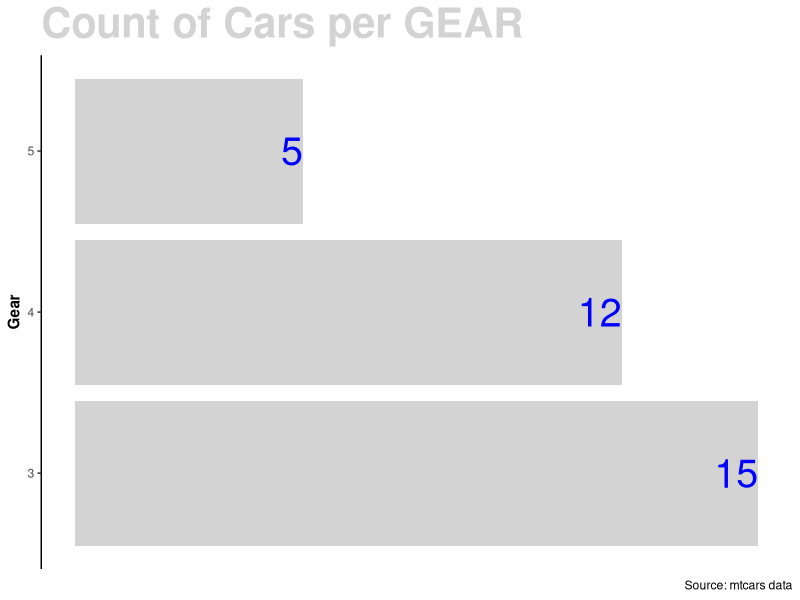
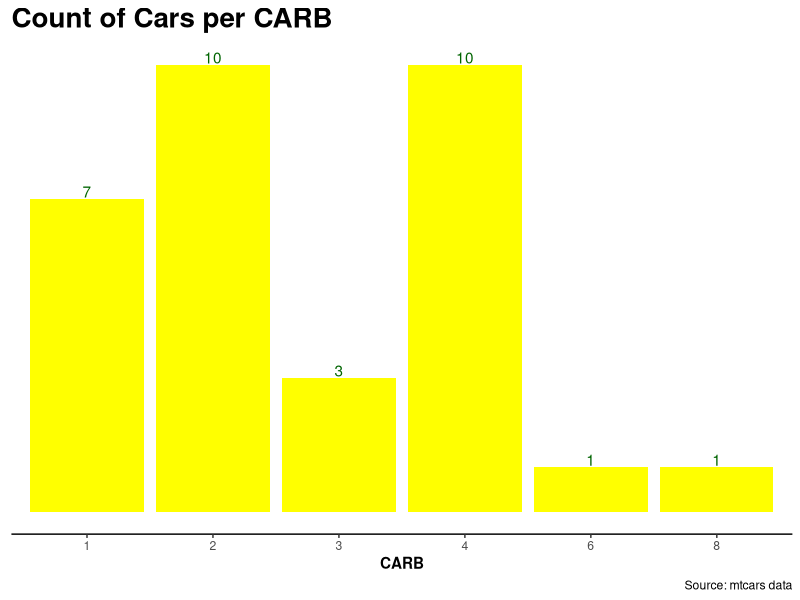
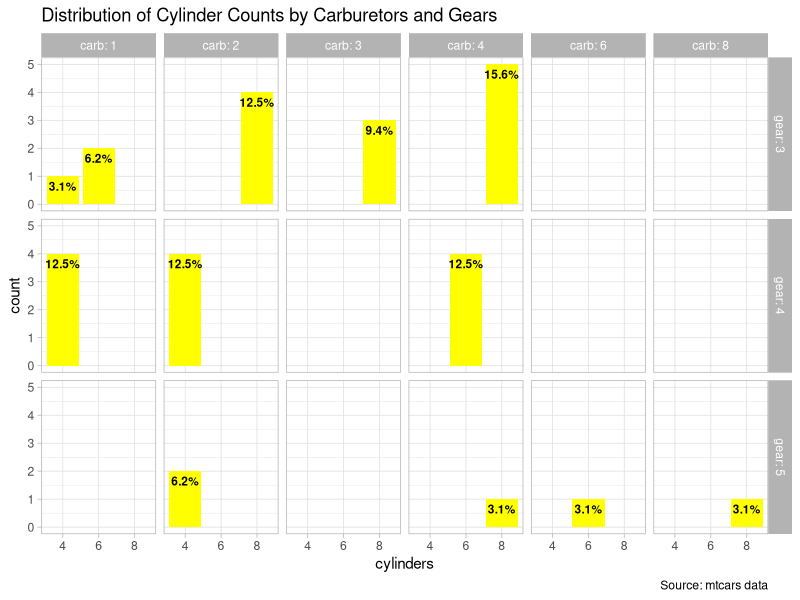

Write R code to recreate these figures, in order.

# clean memory ------------------------------------------------------------
rm(list = ls())


# read in data ------------------------------------------------------------
#set working directory

filename=mtcars
mydata= filename


# see data ----------------------------------------------------------


head(mydata)


# see data types ----------------------------------------------------------

str(mydata)


# plot 1 ----------------------------------------------------------
library(ggplot2)

base = ggplot(data = mydata) 
plot1 = base + 
  aes(x = gear) + 
  geom_bar(fill = "lightgrey") + 
  geom_text(aes(label = ..count..), stat = "count", colour = "blue", size = 10, hjust = 1) +
  coord_flip() +
  labs(
    title = "Count of Cars per GEAR",
    caption = "Source: mtcars data",
    x ="Gear") +
  theme_classic() +
  theme(plot.title = element_text(size = 30, colour = "lightgrey", face = "bold"),
    axis.title.x = element_blank(),
          axis.line.x = element_blank(),
          axis.text.x = element_blank(),
          axis.ticks.x = element_blank(),
          axis.title.y = element_text(face = "bold"))
plot1




# save Draft ----------------------------------------------------------
saveRDS(plot1, file = "plot1.rds")


# plot 2 ----------------------------------------------------------

plot2 = base + 
  aes(x = factor(carb)) + 
  geom_bar(fill = "yellow") +
  geom_text(aes(label= ..count..), stat="count", colour = "darkgreen", vjust=-0.1) +
  labs(
    title = "Count of Cars per CARB",
    caption = "Source: mtcars data",
    x='CARB') +
  theme_classic() +
  theme(plot.title = element_text(size = 20, colour = "black", face = "bold"),
        axis.title.y = element_blank(),
        axis.line.y = element_blank(),
        axis.text.y = element_blank(),
        axis.ticks.y = element_blank(),
        axis.title.x = element_text(face = "bold"))

plot2


# save plot2 ----------------------------------------------------------
saveRDS(plot2, file = "plot2.rds")


# plot 3 ----------------------------------------------------------



plot3 = base + 
  aes(x = factor(cyl)) + 
  geom_bar(fill = "yellow") +
  geom_text(aes(label = scales::percent(..count.. / 32)),
            stat = "count", size = 3, fontface = "bold", vjust = 1.6) +
  facet_grid(gear~carb,labeller = label_both) +
  labs(
    title = "Distribution of Cylinder Counts by Carburetors and Gears",
    caption = "Source: mtcars data",
    x = "cylinders",
    y = "count") +
  theme_light()

    
plot3

# save plot3 ----------------------------------------------------------
saveRDS(plot3, file = "plot3.rds")
